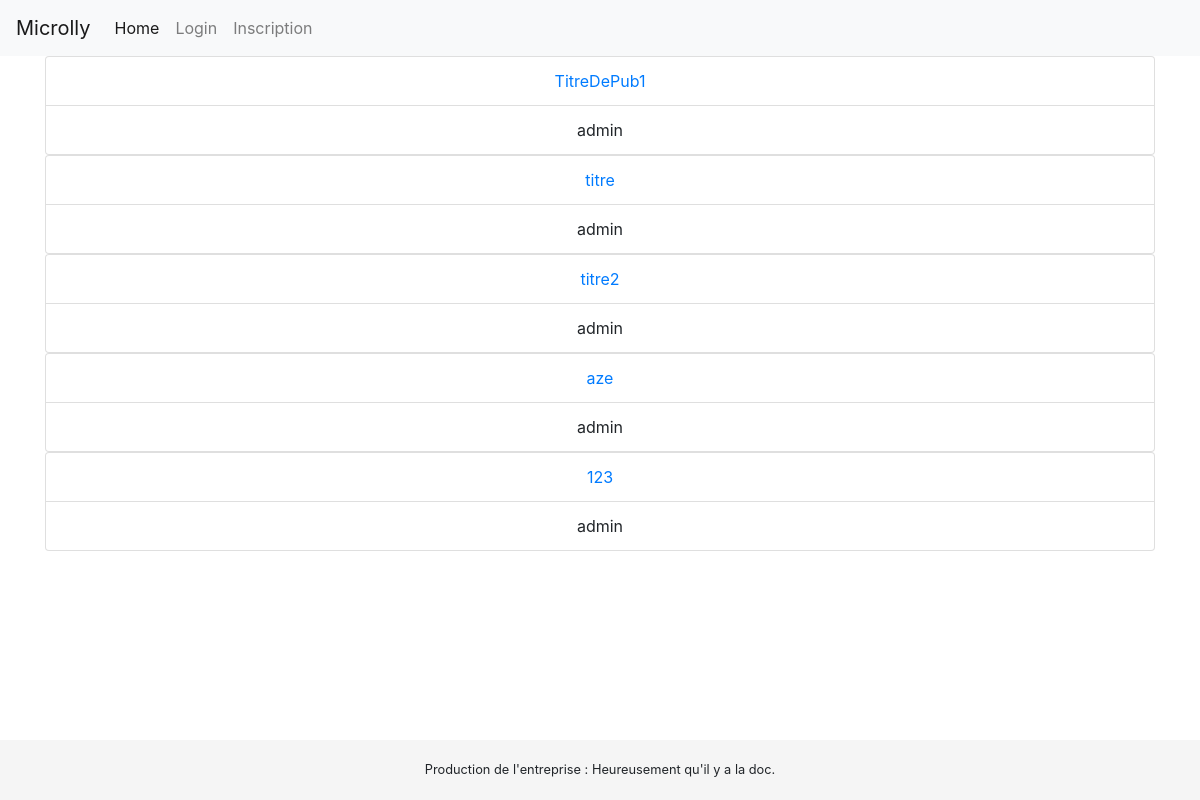
The app's page /, older data.
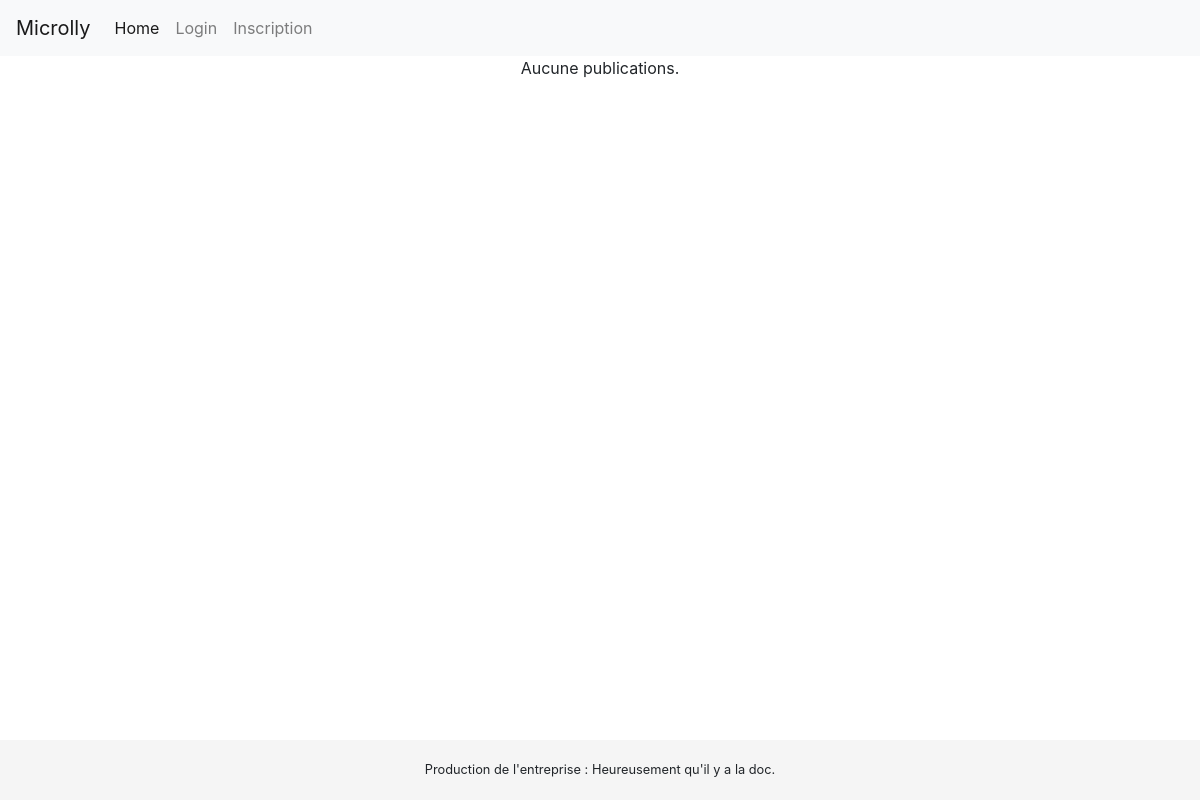
The same page, newer data.
### Microlly/models.py (models this page shows, shortened)
class Publication(models.Model):
	id = models.AutoField(primary_key=True)
	title = models.CharField(max_length=150)
	body = models.CharField(max_length=150)
	creation_date = models.DateTimeField(auto_now_add=True)
	update_date = models.DateTimeField(auto_now_add=True)
	user = models.ForeignKey(User, on_delete=models.CASCADE)
	class Meta:
		verbose_name = "Publication"
		verbose_name_plural = "Publications"

### Microlly/views.py (the view)
# urls.py: path('', views.index, name='index'),
def index(request):
	pubs = Publication.objects.all()
	return render(request, 'index.html', {'publications': pubs})

### Microlly/templates/index.html (shortened to what this page needs)
{% extends "_base.html" %}
{% block body %}
    <div class="container">
	{% if publications %}
			{% for publication in publications %}
                <ul class="list-group">
                    <li class="list-group-item"><a href = "{% url 'Microlly:publication' publication.id %}" >{{ publication.title }}</a></li>
                    <li class="list-group-item">	{{publication.user}}</li>
                </ul>
			{% endfor %}
	{% else %}
			Aucune publications.
	{% endif %}
    </div>
{% endblock %}

### Microlly/templates/_base.html (shortened to what this page needs)
<!DOCTYPE html>
{% load static %}
<html>
	<head>
		<link rel="stylesheet" type="text/css" href="{% static "bootstrap.css" %}">
		<link rel="stylesheet" type="text/css" href="{% static "style.css" %}">
	</head>
	<body class="text-center">
        <nav class="navbar navbar-expand-lg navbar-light bg-light">
            <a class="navbar-brand" href="/">Microlly</a>
            <div class="collapse navbar-collapse" id="navbarNav">
                <ul class="navbar-nav">
                    <li class="nav-item active">
                        <a class="nav-link" href="/">Home <span class="sr-only">(current)</span></a>
                    </li>
                    <li class="nav-item">
                        <a class="nav-link" href="/login">Login</a>
                    </li>
                    {% if user.is_authenticated %}
                        <li class="nav-item">
                            <a class="nav-link" href="/logout">Logout</a>
                        </li>
                        <li class=nav-item">
                            <a class="nav-link" href="/newPub">Nouvelle publication</a>
                        </li>
                    {% else %}
                        <li class="nav-item">
                            <a class="nav-link" href="/newUser">Inscription</a>
                        </li>
                    {%  endif %}
                </ul>
            </div>
        </nav>
		{% block body %}{% endblock %}
	</body>
    <footer class="footer">
        <p class="text text-center">Production de l'entreprise : Heureusement qu'il y a la doc.</p>
    </footer>
</html>

### Microlly/static/style.css (style rules this page uses)
.footer { position: absolute; bottom: 0; width: 100%; height: 60px; line-height: 60px; background-color: #f5f5f5; padding-right: 15px; padding-left: 15px; font-size: 80%; }

Row changes from the older to the newer data that the page shows:
removed Publication: title "TitreDePub1", user "admin"
removed Publication: title "titre", user "admin"
removed Publication: title "titre2", user "admin"
removed Publication: title "aze", user "admin"
removed Publication: title "123", user "admin"
Text that changed along with them:
text now shown: "Aucune publications."
